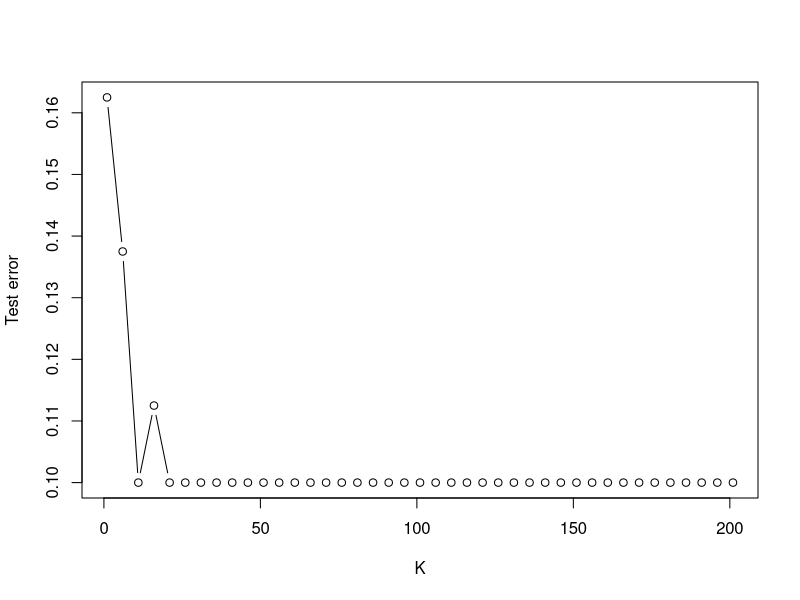
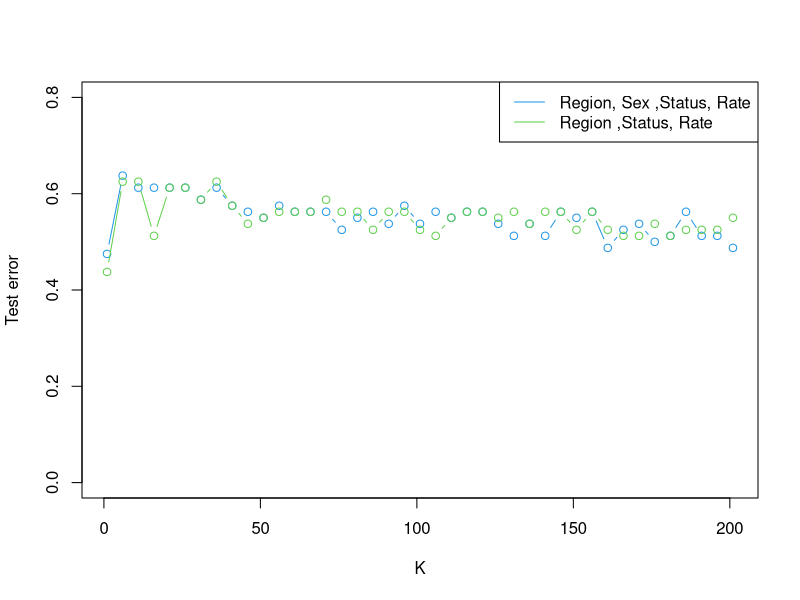

Generate these figures, in order, with R:
library(lattice)
library(dplyr)
library(stringr)
library(class)


# Change Status and sex into binary values
USRegionalMortality$Status =  ifelse(USRegionalMortality$Status == "Urban", 1, 0)
USRegionalMortality$Sex =  ifelse(USRegionalMortality$Sex == "Male", 1, 0)

# change mortality cause into numerical categories

USRegionalMortality$Cause = case_when(
  USRegionalMortality$Cause == "Heart disease" ~ 1,
  
  TRUE ~  0
)

#change region into numerical categories

USRegionalMortality$Region = case_when(
  USRegionalMortality$Region == "HHS Region 01" ~ 1000000000,
  USRegionalMortality$Region == "HHS Region 02" ~ 0100000000,
  USRegionalMortality$Region == "HHS Region 03" ~ 0010000000,
  USRegionalMortality$Region == "HHS Region 04" ~ 0001000000,
  USRegionalMortality$Region == "HHS Region 05" ~ 0000100000,
  USRegionalMortality$Region == "HHS Region 06" ~ 0000010000,
  USRegionalMortality$Region == "HHS Region 07" ~ 0000001000,
  USRegionalMortality$Region == "HHS Region 08" ~ 0000000100,
  USRegionalMortality$Region == "HHS Region 09" ~ 0000000010,
  USRegionalMortality$Region == "HHS Region 10" ~ 0000000001
)

USRegionalMortality


set.seed(1)
n <- nrow(USRegionalMortality)

#Split data into test/train 80 % train and 20 % test
train <- sample(1:n, 0.8*n)
test <- c(1:n)[-train]


X.train <- USRegionalMortality[train, c("Region","Sex","Status","Rate")]
y.train <- USRegionalMortality[train, "Cause"]
X.test <- USRegionalMortality[test, c("Region","Sex","Status","Rate")]
y.test <- USRegionalMortality[test, "Cause"]

set.seed(1)
knn.pred <- knn(train=X.train,
                test=X.test,
                cl = y.train,
                k=7)

mean(knn.pred != y.test)

### Now we can thoroughly compare KNN models with DIFFERENT Ks
K.set <- seq(1,201, by=5)
knn.test.err <- numeric(length(K.set))

set.seed(1)
for (j in 1:length(K.set)){
  knn.pred <- knn(train=X.train,
                  test=X.test,
                  cl=y.train,
                  k=K.set[j])
  knn.test.err[j] <- mean(knn.pred != y.test)
}

min(knn.test.err)
which.min(knn.test.err)
K.set[which.min(knn.test.err)]


plot(K.set, knn.test.err, 
     type='b',
     xlab="K",
     ylab="Test error")


## Selecting BOTH variable subset & K.

possible.subsets <- list()
possible.subsets[[1]] <- c("Region","Sex","Status","Rate")
possible.subsets[[2]] <- c("Region","Status","Rate")

for (ind in 1:length(possible.subsets)){
  var.subset <- possible.subsets[[ind]] 
  X.train <- USRegionalMortality[train, var.subset]
  y.train <- USRegionalMortality[train, "Status"]
  
  X.test <- USRegionalMortality[test, var.subset]
  y.test <- USRegionalMortality[test, "Status"]
  
  K.set <- seq(1,201, by=5)
  knn.test.err <- numeric(length(K.set))
  
  set.seed(1)
  for (j in 1:length(K.set)){
    knn.pred <- knn(train=X.train,
                    test=X.test,
                    cl=y.train,
                    k=K.set[j])
    knn.test.err[j] <- mean(knn.pred != y.test)
  }
  
  if (ind == 1){
    plot(K.set, knn.test.err,
         type='b',
         xlab="K",
         ylab="Test error",
         ylim=c(0,0.80),
         col=length(var.subset))
  }
  
  if (ind > 1){
    lines(K.set, knn.test.err,
          type='b',
          xlab="K",
          ylab="Test error",
          col=length(var.subset))
  }
}


legend("topright",
       legend = c("Region, Sex ,Status, Rate",
                  "Region ,Status, Rate"),
       col=c(4:2),
       lty=1)






